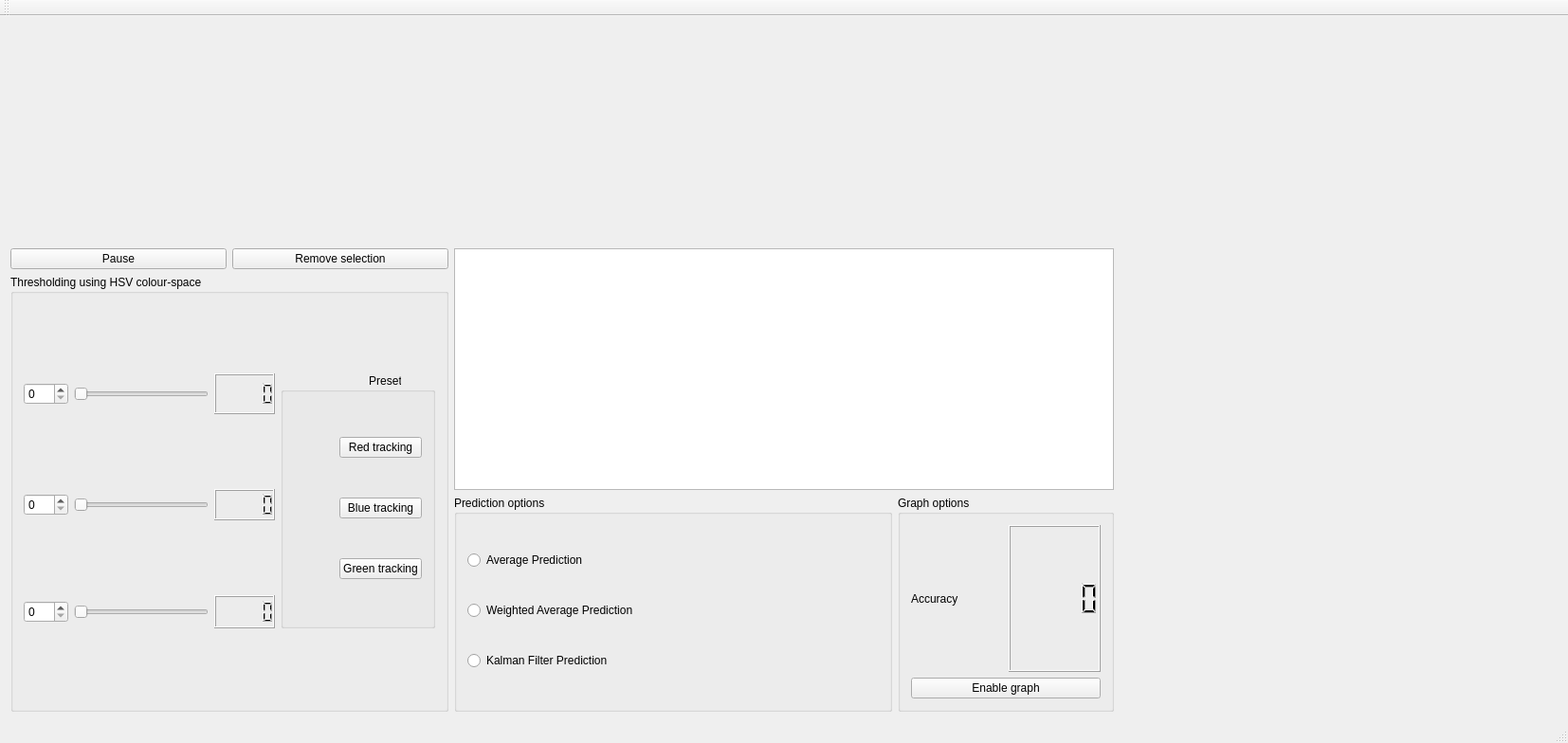
<?xml version="1.0" encoding="UTF-8"?>
<ui version="4.0">
 <class>MainWindow</class>
 <widget class="QMainWindow" name="MainWindow">
  <property name="geometry">
   <rect>
    <x>0</x>
    <y>0</y>
    <width>1654</width>
    <height>784</height>
   </rect>
  </property>
  <property name="windowTitle">
   <string>MainWindow</string>
  </property>
  <widget class="QWidget" name="centralWidget">
   <layout class="QGridLayout" name="gridLayout_6">
    <item row="0" column="6">
     <layout class="QVBoxLayout" name="verticalLayout">
      <item>
       <widget class="QLabel" name="label_5">
        <property name="autoFillBackground">
         <bool>true</bool>
        </property>
        <property name="text">
         <string/>
        </property>
       </widget>
      </item>
      <item>
       <widget class="QLabel" name="label_4">
        <property name="autoFillBackground">
         <bool>true</bool>
        </property>
        <property name="text">
         <string/>
        </property>
       </widget>
      </item>
     </layout>
    </item>
    <item row="3" column="2" colspan="2">
     <widget class="QGroupBox" name="groupBox_2">
      <property name="title">
       <string>Prediction options</string>
      </property>
      <layout class="QGridLayout" name="gridLayout_2">
       <item row="0" column="0">
        <widget class="QRadioButton" name="radioButton">
         <property name="text">
          <string>Average Prediction</string>
         </property>
        </widget>
       </item>
       <item row="1" column="0">
        <widget class="QRadioButton" name="radioButton_2">
         <property name="text">
          <string>Weighted Average Prediction</string>
         </property>
        </widget>
       </item>
       <item row="2" column="0">
        <widget class="QRadioButton" name="radioButton_3">
         <property name="text">
          <string>Kalman Filter Prediction</string>
         </property>
        </widget>
       </item>
      </layout>
     </widget>
    </item>
    <item row="2" column="0" rowspan="2" colspan="2">
     <widget class="QGroupBox" name="groupBox_3">
      <property name="title">
       <string>Thresholding using HSV colour-space</string>
      </property>
      <layout class="QGridLayout" name="gridLayout_4">
       <item row="0" column="0">
        <widget class="QSpinBox" name="spinBox">
         <property name="maximum">
          <number>256</number>
         </property>
        </widget>
       </item>
       <item row="0" column="1">
        <widget class="QSlider" name="vmin">
         <property name="maximum">
          <number>256</number>
         </property>
         <property name="orientation">
          <enum>Qt::Horizontal</enum>
         </property>
        </widget>
       </item>
       <item row="0" column="2">
        <widget class="QLCDNumber" name="lcdNumber"/>
       </item>
       <item row="0" column="3" rowspan="3">
        <widget class="QGroupBox" name="groupBox_4">
         <property name="title">
          <string>                            Presets</string>
         </property>
         <layout class="QGridLayout" name="gridLayout_3">
          <item row="0" column="0">
           <spacer name="horizontalSpacer">
            <property name="orientation">
             <enum>Qt::Horizontal</enum>
            </property>
            <property name="sizeHint" stdset="0">
             <size>
              <width>40</width>
              <height>20</height>
             </size>
            </property>
           </spacer>
          </item>
          <item row="0" column="1">
           <widget class="QPushButton" name="pushButton">
            <property name="text">
             <string>Red tracking</string>
            </property>
           </widget>
          </item>
          <item row="1" column="1">
           <widget class="QPushButton" name="pushButton_3">
            <property name="text">
             <string>Blue tracking</string>
            </property>
           </widget>
          </item>
          <item row="2" column="1">
           <widget class="QPushButton" name="pushButton_4">
            <property name="text">
             <string>Green tracking</string>
            </property>
           </widget>
          </item>
         </layout>
        </widget>
       </item>
       <item row="1" column="0">
        <widget class="QSpinBox" name="spinBox_2">
         <property name="maximum">
          <number>256</number>
         </property>
        </widget>
       </item>
       <item row="1" column="1">
        <widget class="QSlider" name="vmax">
         <property name="maximum">
          <number>256</number>
         </property>
         <property name="orientation">
          <enum>Qt::Horizontal</enum>
         </property>
        </widget>
       </item>
       <item row="1" column="2">
        <widget class="QLCDNumber" name="lcdNumber_2"/>
       </item>
       <item row="2" column="0">
        <widget class="QSpinBox" name="spinBox_3">
         <property name="maximum">
          <number>256</number>
         </property>
        </widget>
       </item>
       <item row="2" column="1">
        <widget class="QSlider" name="smin">
         <property name="maximum">
          <number>256</number>
         </property>
         <property name="orientation">
          <enum>Qt::Horizontal</enum>
         </property>
        </widget>
       </item>
       <item row="2" column="2">
        <widget class="QLCDNumber" name="lcdNumber_3"/>
       </item>
      </layout>
     </widget>
    </item>
    <item row="1" column="5" rowspan="3" colspan="2">
     <widget class="QCustomPlot" name="widget" native="true">
      <zorder>groupBox</zorder>
      <zorder>plainTextEdit</zorder>
      <zorder>groupBox_2</zorder>
      <zorder>plainTextEdit</zorder>
     </widget>
    </item>
    <item row="3" column="4">
     <widget class="QGroupBox" name="groupBox">
      <property name="title">
       <string>Graph options</string>
      </property>
      <layout class="QGridLayout" name="gridLayout">
       <item row="0" column="0">
        <widget class="QLabel" name="label_3">
         <property name="text">
          <string>Accuracy</string>
         </property>
        </widget>
       </item>
       <item row="0" column="1">
        <widget class="QLCDNumber" name="lcdNumber_4"/>
       </item>
       <item row="1" column="0" colspan="2">
        <widget class="QPushButton" name="enableDisableGraphBtn">
         <property name="text">
          <string>Enable graph</string>
         </property>
        </widget>
       </item>
      </layout>
     </widget>
    </item>
    <item row="0" column="0" colspan="3">
     <widget class="QLabel" name="label">
      <property name="mouseTracking">
       <bool>true</bool>
      </property>
      <property name="autoFillBackground">
       <bool>true</bool>
      </property>
      <property name="text">
       <string/>
      </property>
      <property name="scaledContents">
       <bool>false</bool>
      </property>
     </widget>
    </item>
    <item row="0" column="3" colspan="3">
     <widget class="QLabel" name="label_2">
      <property name="mouseTracking">
       <bool>false</bool>
      </property>
      <property name="autoFillBackground">
       <bool>true</bool>
      </property>
      <property name="text">
       <string/>
      </property>
      <property name="scaledContents">
       <bool>false</bool>
      </property>
     </widget>
    </item>
    <item row="1" column="1">
     <widget class="QPushButton" name="pushButton_2">
      <property name="text">
       <string>Remove selection</string>
      </property>
     </widget>
    </item>
    <item row="1" column="0">
     <widget class="QPushButton" name="pauseResumeButton">
      <property name="text">
       <string>Pause</string>
      </property>
     </widget>
    </item>
    <item row="1" column="2" rowspan="2" colspan="3">
     <widget class="QPlainTextEdit" name="plainTextEdit">
      <property name="readOnly">
       <bool>true</bool>
      </property>
     </widget>
    </item>
   </layout>
  </widget>
  <widget class="QMenuBar" name="menuBar">
   <property name="geometry">
    <rect>
     <x>0</x>
     <y>0</y>
     <width>1654</width>
     <height>21</height>
    </rect>
   </property>
  </widget>
  <widget class="QToolBar" name="mainToolBar">
   <attribute name="toolBarArea">
    <enum>TopToolBarArea</enum>
   </attribute>
   <attribute name="toolBarBreak">
    <bool>false</bool>
   </attribute>
  </widget>
  <widget class="QStatusBar" name="statusBar"/>
 </widget>
 <layoutdefault spacing="6" margin="11"/>
 <customwidgets>
  <customwidget>
   <class>QCustomPlot</class>
   <extends>QWidget</extends>
   <header>qcustomplot.h</header>
   <container>1</container>
  </customwidget>
 </customwidgets>
 <resources/>
 <connections>
  <connection>
   <sender>vmin</sender>
   <signal>valueChanged(int)</signal>
   <receiver>lcdNumber</receiver>
   <slot>display(int)</slot>
   <hints>
    <hint type="sourcelabel">
     <x>152</x>
     <y>353</y>
    </hint>
    <hint type="destinationlabel">
     <x>165</x>
     <y>347</y>
    </hint>
   </hints>
  </connection>
  <connection>
   <sender>vmax</sender>
   <signal>valueChanged(int)</signal>
   <receiver>lcdNumber_2</receiver>
   <slot>display(int)</slot>
   <hints>
    <hint type="sourcelabel">
     <x>143</x>
     <y>394</y>
    </hint>
    <hint type="destinationlabel">
     <x>183</x>
     <y>392</y>
    </hint>
   </hints>
  </connection>
  <connection>
   <sender>smin</sender>
   <signal>valueChanged(int)</signal>
   <receiver>lcdNumber_3</receiver>
   <slot>display(int)</slot>
   <hints>
    <hint type="sourcelabel">
     <x>134</x>
     <y>431</y>
    </hint>
    <hint type="destinationlabel">
     <x>163</x>
     <y>429</y>
    </hint>
   </hints>
  </connection>
  <connection>
   <sender>spinBox</sender>
   <signal>valueChanged(int)</signal>
   <receiver>vmin</receiver>
   <slot>setValue(int)</slot>
   <hints>
    <hint type="sourcelabel">
     <x>30</x>
     <y>353</y>
    </hint>
    <hint type="destinationlabel">
     <x>118</x>
     <y>353</y>
    </hint>
   </hints>
  </connection>
  <connection>
   <sender>spinBox_2</sender>
   <signal>valueChanged(int)</signal>
   <receiver>vmax</receiver>
   <slot>setValue(int)</slot>
   <hints>
    <hint type="sourcelabel">
     <x>21</x>
     <y>394</y>
    </hint>
    <hint type="destinationlabel">
     <x>90</x>
     <y>394</y>
    </hint>
   </hints>
  </connection>
  <connection>
   <sender>spinBox_3</sender>
   <signal>valueChanged(int)</signal>
   <receiver>smin</receiver>
   <slot>setValue(int)</slot>
   <hints>
    <hint type="sourcelabel">
     <x>20</x>
     <y>432</y>
    </hint>
    <hint type="destinationlabel">
     <x>87</x>
     <y>431</y>
    </hint>
   </hints>
  </connection>
  <connection>
   <sender>vmin</sender>
   <signal>valueChanged(int)</signal>
   <receiver>spinBox</receiver>
   <slot>setValue(int)</slot>
   <hints>
    <hint type="sourcelabel">
     <x>117</x>
     <y>353</y>
    </hint>
    <hint type="destinationlabel">
     <x>29</x>
     <y>353</y>
    </hint>
   </hints>
  </connection>
  <connection>
   <sender>vmax</sender>
   <signal>valueChanged(int)</signal>
   <receiver>spinBox_2</receiver>
   <slot>setValue(int)</slot>
   <hints>
    <hint type="sourcelabel">
     <x>121</x>
     <y>394</y>
    </hint>
    <hint type="destinationlabel">
     <x>23</x>
     <y>394</y>
    </hint>
   </hints>
  </connection>
  <connection>
   <sender>smin</sender>
   <signal>valueChanged(int)</signal>
   <receiver>spinBox_3</receiver>
   <slot>setValue(int)</slot>
   <hints>
    <hint type="sourcelabel">
     <x>77</x>
     <y>431</y>
    </hint>
    <hint type="destinationlabel">
     <x>20</x>
     <y>432</y>
    </hint>
   </hints>
  </connection>
  <connection>
   <sender>pushButton</sender>
   <signal>clicked()</signal>
   <receiver>MainWindow</receiver>
   <slot>setValuesAccordingToButton()</slot>
   <hints>
    <hint type="sourcelabel">
     <x>362</x>
     <y>408</y>
    </hint>
    <hint type="destinationlabel">
     <x>695</x>
     <y>697</y>
    </hint>
   </hints>
  </connection>
  <connection>
   <sender>pushButton_2</sender>
   <signal>pressed()</signal>
   <receiver>MainWindow</receiver>
   <slot>removeSelectionLogic()</slot>
   <hints>
    <hint type="sourcelabel">
     <x>298</x>
     <y>294</y>
    </hint>
    <hint type="destinationlabel">
     <x>320</x>
     <y>575</y>
    </hint>
   </hints>
  </connection>
  <connection>
   <sender>enableDisableGraphBtn</sender>
   <signal>pressed()</signal>
   <receiver>MainWindow</receiver>
   <slot>displayGraphButton()</slot>
   <hints>
    <hint type="sourcelabel">
     <x>1089</x>
     <y>744</y>
    </hint>
    <hint type="destinationlabel">
     <x>1147</x>
     <y>647</y>
    </hint>
   </hints>
  </connection>
  <connection>
   <sender>pauseResumeButton</sender>
   <signal>pressed()</signal>
   <receiver>MainWindow</receiver>
   <slot>pauseResumeButtonLogic()</slot>
   <hints>
    <hint type="sourcelabel">
     <x>71</x>
     <y>294</y>
    </hint>
    <hint type="destinationlabel">
     <x>130</x>
     <y>576</y>
    </hint>
   </hints>
  </connection>
  <connection>
   <sender>pushButton_3</sender>
   <signal>pressed()</signal>
   <receiver>MainWindow</receiver>
   <slot>setValuesForBlue()</slot>
   <hints>
    <hint type="sourcelabel">
     <x>368</x>
     <y>464</y>
    </hint>
    <hint type="destinationlabel">
     <x>463</x>
     <y>755</y>
    </hint>
   </hints>
  </connection>
  <connection>
   <sender>pushButton_4</sender>
   <signal>pressed()</signal>
   <receiver>MainWindow</receiver>
   <slot>setValuesForRed()</slot>
   <hints>
    <hint type="sourcelabel">
     <x>328</x>
     <y>533</y>
    </hint>
    <hint type="destinationlabel">
     <x>378</x>
     <y>827</y>
    </hint>
   </hints>
  </connection>
 </connections>
 <slots>
  <slot>setValuesAccordingToButton()</slot>
  <slot>removeSelectionLogic()</slot>
  <slot>displayGraphButton()</slot>
  <slot>pauseResumeButtonLogic()</slot>
  <slot>setValuesForBlue()</slot>
  <slot>setValuesForRed()</slot>
 </slots>
</ui>
